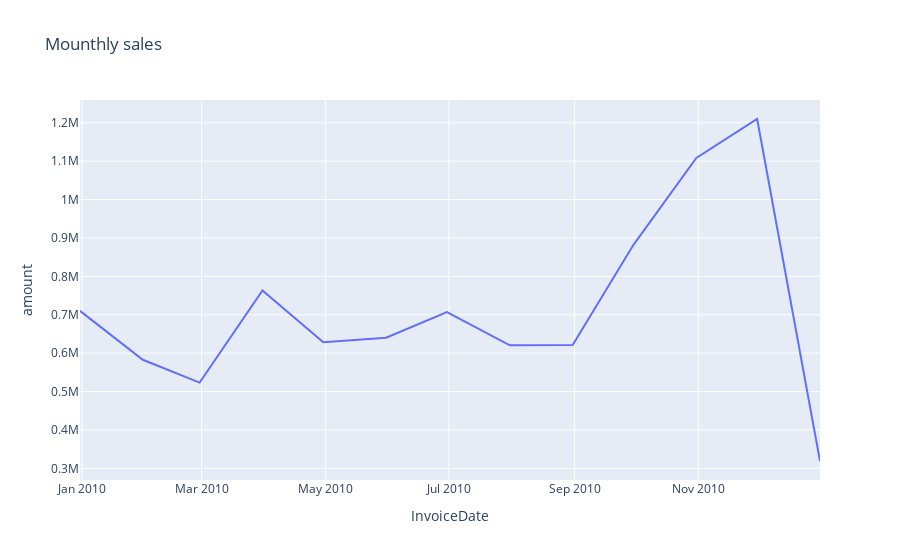

Write notebook code for a chart like this one.
### Code cell
import plotly.express as px
test = data.resample('M',on = 'InvoiceDate').sum()[['amount']]
fig1 = px.line(test.reset_index(), x="InvoiceDate", y="amount", title='Mounthly sales')
fig1.show()

### Figure 1 — Plotly figure (JSON) as saved in the notebook; plotly's stock layout.template omitted (floating-point values rounded to 4 significant figures)
{"data": [{"hovertemplate": "InvoiceDate=%{x}<br>amount=%{y}<extra></extra>", "legendgroup": "", "line": {"color": "#636efa", "dash": "solid"}, "marker": {"symbol": "circle"}, "mode": "lines", "name": "", "orientation": "v", "showlegend": false, "type": "scatter", "x": ["2009-12-31T00:00:00", "2010-01-31T00:00:00", "2010-02-28T00:00:00", "2010-03-31T00:00:00", "2010-04-30T00:00:00", "2010-05-31T00:00:00", "2010-06-30T00:00:00", "2010-07-31T00:00:00", "2010-08-31T00:00:00", "2010-09-30T00:00:00", "2010-10-31T00:00:00", "2010-11-30T00:00:00", "2010-12-31T00:00:00"], "xaxis": "x", "y": [710000.0, 582700.0, 523300.0, 763200.0, 628600.0, 640000.0, 706700.0, 620500.0, 621200.0, 882200.0, 1108000.0, 1210000.0, 319100.0], "yaxis": "y"}], "layout": {"legend": {"tracegroupgap": 0}, "title": {"text": "Mounthly sales"}, "xaxis": {"anchor": "y", "domain": [0, 1], "title": {"text": "InvoiceDate"}}, "yaxis": {"anchor": "x", "domain": [0, 1], "title": {"text": "amount"}}}}
